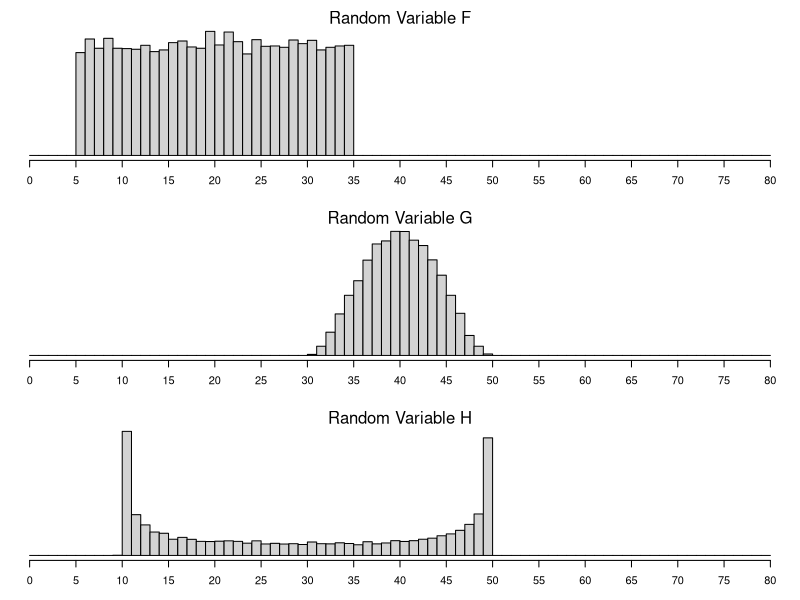

Reproduce this figure in R.
## ---- chunk 1
## DATA GENERATION

shapes = c("tight","uniform","bimodal")

b = c(3,1,0.4)
r = sort(sample(c(10,20,30,40),3,replace=T))
m = sample(c(20,30,40,50,60),3)
den = c(6,4,2)

x1 = rbeta(10000,b[1],b[1])*r[1]+m[1]-r[1]/2
x2 = rbeta(10000,b[2],b[2])*r[2]+m[2]-r[2]/2
x3 = rbeta(10000,b[3],b[3])*r[3]+m[3]-r[3]/2

xs = c(x1,x2,x3)

ord = sample(0:2)
let = c("F","G","H")

xx1 = xs[(ord[1]*10000+1):(ord[1]*10000+10000)]
xx2 = xs[(ord[2]*10000+1):(ord[2]*10000+10000)]
xx3 = xs[(ord[3]*10000+1):(ord[3]*10000+10000)]
## ---- chunk 2
par(mar=c(3,0,2,0))
layout(matrix(c(1,2,3), 3, 1, byrow = TRUE))
hist(xx1,breaks=(0:80),ann=F,yaxt="n",xaxt="n")
mtext("Random Variable F",side=3)
axis(1,at=0:16*5)
hist(xx2,breaks=(0:80),ann=F,yaxt="n",xaxt="n")
mtext("Random Variable G",side=3)
axis(1,at=0:16*5)
hist(xx3,breaks=(0:80),ann=F,yaxt="n",xaxt="n")
mtext("Random Variable H",side=3)
axis(1,at=0:16*5)
